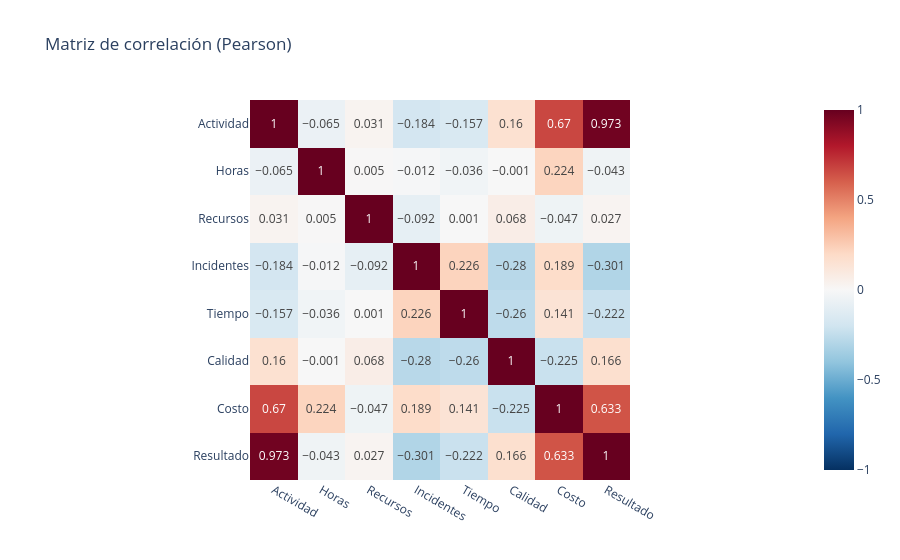
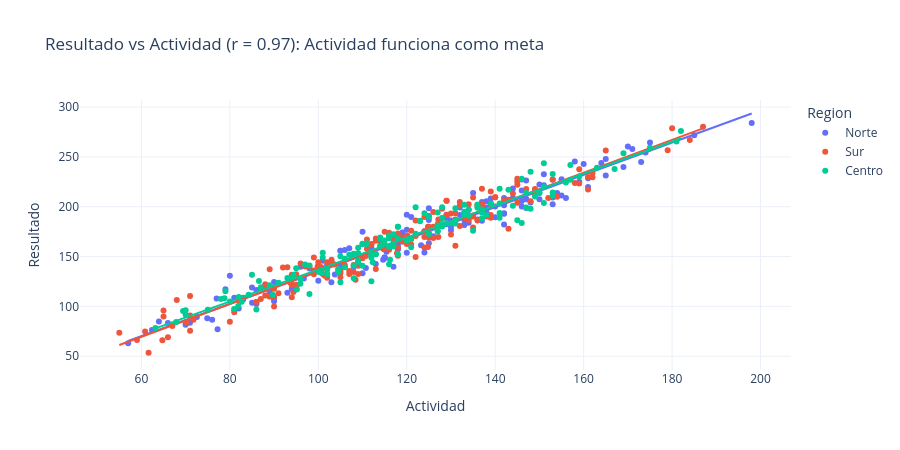

Notebook source saved alongside these figures, in order:
### Code cell
# ── Relaciones entre variables ────────────────────────────────────
cols_corr = ["Actividad", "Horas", "Recursos", "Incidentes", "Tiempo", "Calidad", "Costo", "Resultado"]
corr = datos[cols_corr].corr().round(3)

fig = px.imshow(corr, text_auto=True, color_continuous_scale="RdBu_r", zmin=-1, zmax=1,
                title="Matriz de correlación (Pearson)")
fig.update_layout(height=560)
fig.show()

fig = px.scatter(datos, x="Actividad", y="Resultado", color="Region", trendline="ols",
                 title="Resultado vs Actividad (r = 0.97): Actividad funciona como meta")
fig.update_layout(height=450)
fig.show()

fig = px.scatter(datos, x="Costo", y="Resultado", color="Region", trendline="ols",
                 title="Resultado vs Costo (r = 0.63)")
fig.update_layout(height=450)
fig.show()

fig = px.scatter(datos, x="Incidentes", y="Resultado", color="Region",
                 title="Resultado vs Incidentes (r = −0.30)")
fig.update_layout(height=450)
fig.show()

### Figure 1 — Plotly figure (JSON) as saved in the notebook; plotly's stock layout.template omitted (floating-point values rounded to 4 significant figures)
{"data": [{"coloraxis": "coloraxis", "hovertemplate": "x: %{x}<br>y: %{y}<br>color: %{z}<extra></extra>", "name": "0", "texttemplate": "%{z}", "type": "heatmap", "x": ["Actividad", "Horas", "Recursos", "Incidentes", "Tiempo", "Calidad", "Costo", "Resultado"], "xaxis": "x", "y": ["Actividad", "Horas", "Recursos", "Incidentes", "Tiempo", "Calidad", "Costo", "Resultado"], "yaxis": "y", "z": [[1.0, -0.065, 0.031, -0.184, -0.157, 0.16, 0.67, 0.973], [-0.065, 1.0, 0.005, -0.012, -0.036, -0.001, 0.224, -0.043], [0.031, 0.005, 1.0, -0.092, 0.001, 0.068, -0.047, 0.027], [-0.184, -0.012, -0.092, 1.0, 0.226, -0.28, 0.189, -0.301], [-0.157, -0.036, 0.001, 0.226, 1.0, -0.26, 0.141, -0.222], [0.16, -0.001, 0.068, -0.28, -0.26, 1.0, -0.225, 0.166], [0.67, 0.224, -0.047, 0.189, 0.141, -0.225, 1.0, 0.633], [0.973, -0.043, 0.027, -0.301, -0.222, 0.166, 0.633, 1.0]]}], "layout": {"coloraxis": {"autocolorscale": false, "cmax": 1, "cmin": -1, "colorscale": [[0.0, "rgb(5,48,97)"], [0.1, "rgb(33,102,172)"], [0.2, "rgb(67,147,195)"], [0.3, "rgb(146,197,222)"], [0.4, "rgb(209,229,240)"], [0.5, "rgb(247,247,247)"], [0.6, "rgb(253,219,199)"], [0.7, "rgb(244,165,130)"], [0.8, "rgb(214,96,77)"], [0.9, "rgb(178,24,43)"], [1.0, "rgb(103,0,31)"]]}, "height": 560, "title": {"text": "Matriz de correlación (Pearson)"}, "xaxis": {"anchor": "y", "constrain": "domain", "domain": [0.0, 1.0], "scaleanchor": "y"}, "yaxis": {"anchor": "x", "autorange": "reversed", "constrain": "domain", "domain": [0.0, 1.0]}}}

### Figure 2 — Plotly figure (JSON) as saved in the notebook; plotly's stock layout.template omitted (floating-point values rounded to 4 significant figures; data arrays with more than 128 entries replaced by an {"elided": "..."} marker saying what was removed)
{"data": [{"hovertemplate": "Region=Norte<br>Actividad=%{x}<br>Resultado=%{y}<extra></extra>", "legendgroup": "Norte", "marker": {"color": "#636efa", "symbol": "circle"}, "mode": "markers", "name": "Norte", "orientation": "v", "showlegend": true, "type": "scatter", "x": {"elided": "170 float values"}, "xaxis": "x", "y": {"elided": "170 float values"}, "yaxis": "y"}, {"hovertemplate": "<b>OLS trendline</b><br>Resultado = 1.61973 * Actividad + -27.1266<br>R<sup>2</sup>=0.954960<br><br>Region=Norte<br>Actividad=%{x}<br>Resultado=%{y} <b>(trend)</b><extra></extra>", "legendgroup": "Norte", "marker": {"color": "#636efa", "symbol": "circle"}, "mode": "lines", "name": "Norte", "showlegend": false, "type": "scatter", "x": {"elided": "170 float values"}, "xaxis": "x", "y": {"elided": "170 float values"}, "yaxis": "y"}, {"hovertemplate": "Region=Sur<br>Actividad=%{x}<br>Resultado=%{y}<extra></extra>", "legendgroup": "Sur", "marker": {"color": "#EF553B", "symbol": "circle"}, "mode": "markers", "name": "Sur", "orientation": "v", "showlegend": true, "type": "scatter", "x": {"elided": "185 float values"}, "xaxis": "x", "y": {"elided": "185 float values"}, "yaxis": "y"}, {"hovertemplate": "<b>OLS trendline</b><br>Resultado = 1.64715 * Actividad + -29.4174<br>R<sup>2</sup>=0.945143<br><br>Region=Sur<br>Actividad=%{x}<br>Resultado=%{y} <b>(trend)</b><extra></extra>", "legendgroup": "Sur", "marker": {"color": "#EF553B", "symbol": "circle"}, "mode": "lines", "name": "Sur", "showlegend": false, "type": "scatter", "x": {"elided": "185 float values"}, "xaxis": "x", "y": {"elided": "185 float values"}, "yaxis": "y"}, {"hovertemplate": "Region=Centro<br>Actividad=%{x}<br>Resultado=%{y}<extra></extra>", "legendgroup": "Centro", "marker": {"color": "#00cc96", "symbol": "circle"}, "mode": "markers", "name": "Centro", "orientation": "v", "showlegend": true, "type": "scatter", "x": {"elided": "151 float values"}, "xaxis": "x", "y": {"elided": "151 float values"}, "yaxis": "y"}, {"hovertemplate": "<b>OLS trendline</b><br>Resultado = 1.60473 * Actividad + -23.5394<br>R<sup>2</sup>=0.939437<br><br>Region=Centro<br>Actividad=%{x}<br>Resultado=%{y} <b>(trend)</b><extra></extra>", "legendgroup": "Centro", "marker": {"color": "#00cc96", "symbol": "circle"}, "mode": "lines", "name": "Centro", "showlegend": false, "type": "scatter", "x": {"elided": "151 float values"}, "xaxis": "x", "y": {"elided": "151 float values"}, "yaxis": "y"}], "layout": {"height": 450, "legend": {"title": {"text": "Region"}, "tracegroupgap": 0}, "title": {"text": "Resultado vs Actividad (r = 0.97): Actividad funciona como meta"}, "xaxis": {"anchor": "y", "domain": [0.0, 1.0], "title": {"text": "Actividad"}}, "yaxis": {"anchor": "x", "domain": [0.0, 1.0], "title": {"text": "Resultado"}}}}
